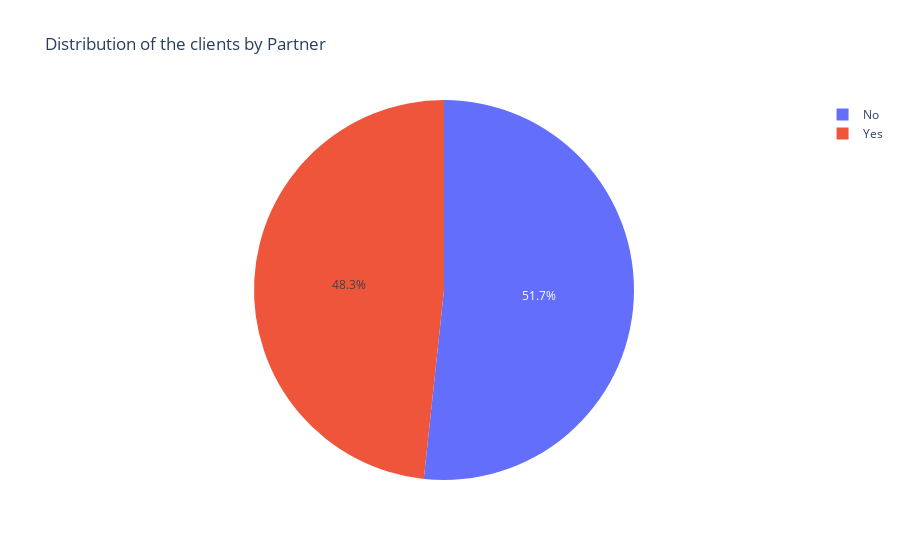

Source (notebook cell):
### Markdown cell above
#### 6.2.3 Demographic Analysis: Partner

### Code cell
fig = px.pie(df.groupby('Partner')['CustomerID'].count().reset_index(), 
            values='CustomerID', 
            names='Partner',
            title = 'Distribution of the clients by Partner')
fig.show()

### Figure 1 — Plotly figure (JSON) as saved in the notebook; plotly's stock layout.template omitted (floating-point values rounded to 4 significant figures)
{"data": [{"domain": {"x": [0, 1], "y": [0, 1]}, "hovertemplate": "Partner=%{label}<br>CustomerID=%{value}<extra></extra>", "labels": ["No", "Yes"], "legendgroup": "", "name": "", "showlegend": true, "type": "pie", "values": [3641, 3402]}], "layout": {"legend": {"tracegroupgap": 0}, "title": {"text": "Distribution of the clients by Partner"}}}
